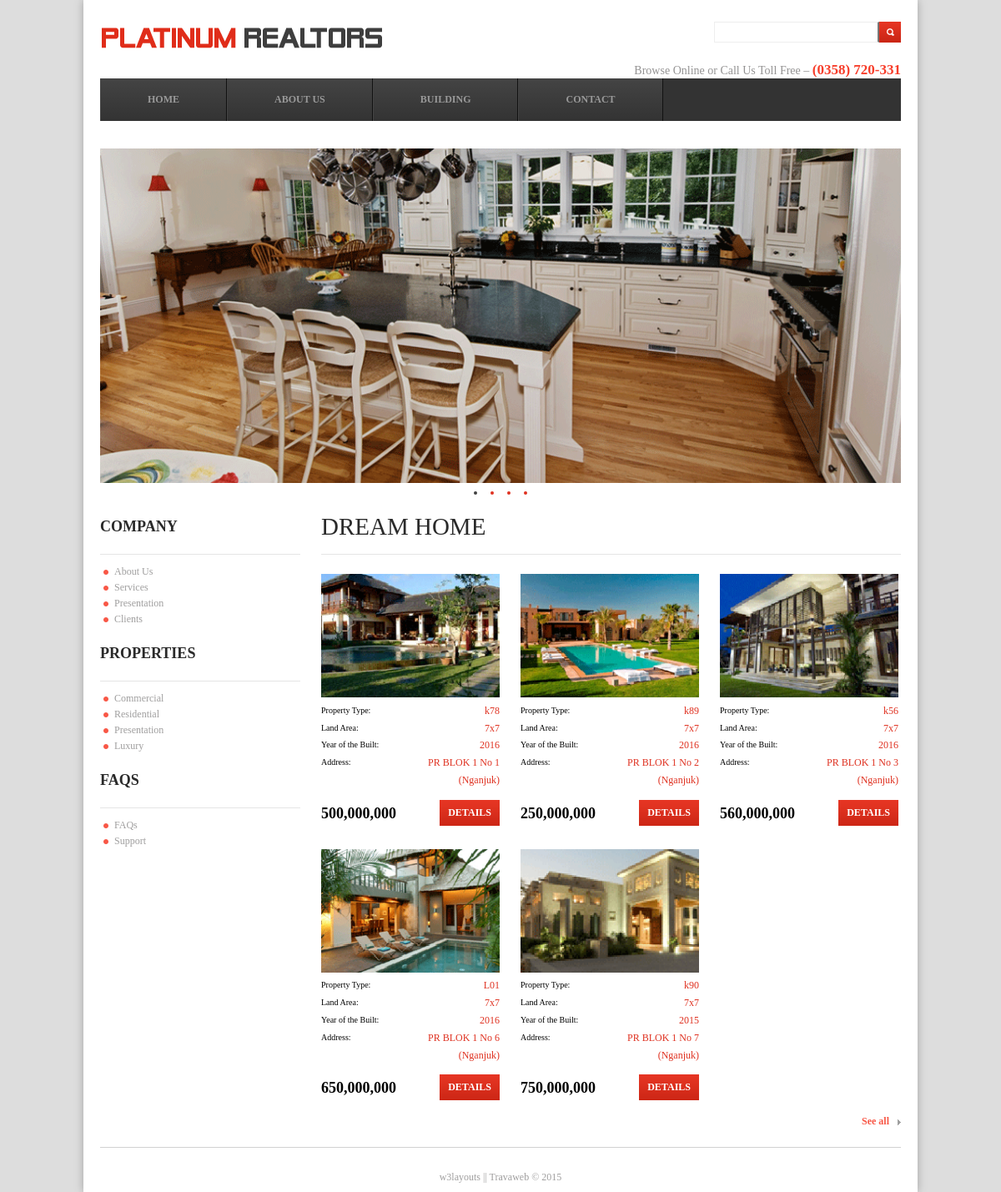
Page /halaman.php?read=home on the committed database.
### tables this page shows
CREATE TABLE IF NOT EXISTS `posting` (
  `id_posting` int(11) NOT NULL AUTO_INCREMENT,
  `email` varchar(122) NOT NULL,
  `judul` varchar(122) NOT NULL,
  `judul_seo` varchar(122) NOT NULL,
  `isi_posting` text NOT NULL,
  `id_kategori` int(11) NOT NULL,
  `lihat` int(11) NOT NULL,
  `tanggal` date NOT NULL,
  `gambar` varchar(1222) NOT NULL,
  `alamat` varchar(122) NOT NULL,
  `luas` varchar(1222) NOT NULL,
  `harga` varchar(122) NOT NULL,
  `tahun` varchar(122) NOT NULL,
  PRIMARY KEY (`id_posting`)
);

### web/home/home.php (the view, shortened to what this page needs)
<div class="gallery">
					<h4>Dream Home</h4>
					<?php
					$style=0;
					$d=mysql_query("select * from posting where id_kategori='2' order by id_posting desc limit 9");
					while ($r=mysql_fetch_array($d))
					{
					$harga=number_format($r[harga]);
					if ($style == 0 )
					{
					$style=1;
					}
					elseif ($style == 1 )
					{
					$style=2;
					}
					elseif ($style == 2 )
					{
					$style=3;
					}
					elseif ($style == 3 )
					{
					$style=1;
					}
					else
					{
					$style=0;
					}
					?>
					<div <?php if ($style == 2 ) { ?> style="margin:0px 25px;margin-top: 10px;" <?php } ?> class="grid">
						<img src="../gambar/<?php echo "$r[gambar]";?>" title="img1"/>
						<ul>
							<li><p>Property Type:</p>
							<a href="#"><?php echo $r[judul] ?></a></li>
							<li><p>Land Area:</p>
							<a href="#"><?php echo $r[luas] ?></a></li>
							<li><p>Year of the Built:</p>
							<a href="#"><?php echo $r[tahun] ?></a></li>
							<li><p>Address:</p>
							<a href="#"><?php echo $r[alamat] ?></a></li>
						</ul>
						<div class="price">
							<h3> <?php echo $harga ?></h3>
							<a href="halaman.php?read=<?php echo $r[judul_seo] ?>">Details</a>
						</div>
					</div>
		<?php
					}
		?>
					<div class="all">
						<a href="#">See all</a>
					</div>
				</div>

### web/halaman.php (shortened to what this page needs)
<!DOCTYPE HTML>
<html>
<head>
<link href="css/style.css" rel="stylesheet" type="text/css"  media="all" />
	</head>
	<body>
		<div class="wrap">
			<div class="header">
				<div class="logo">
					<a href="#"><img src="images/logo.png" title="logo"/></a>
				</div>
				<div class="search-form">
					<input type="text">
					<input type="submit" value="">
				</div>
				<div class="info">
					<p>Browse Online or Call Us Toll Free – <span>(0358) 720-331</span></p>
				</div>
					<?php
					include "menu/menu.php";
					?>
				<div class="slider">
					<div class="blueberry">
				      <ul class="slides">
				        <li><img src="images/slider3.png" title="slider1"/ ></li>
				       </ul>
				    </div>
			   <?php
			   include "left/left.php";
			   if ($_GET[read] == 'home')
			   {
			   include "home/home.php";
			   }
			   elseif ($_GET[read] == 'contact' )
			   {
			   include "kontak/kontak.php";
			   }
			   else
			   {
			   include "view/view.php";
			   }
			   ?>
	</div>
	<div class="hr">
	</div>
	<div class="copy-right">
			<p><a href="#">w3layouts || Travaweb </a> © 2015  </p>
		</div>
	<div class="clear"> </div></div>
</body>
</html>

### web/menu/menu.php (shortened to what this page needs)
<div class="menu-main">
						<div class="menu">
							<ul>
					    		<li><a href="halaman.php?read=home">Home</a></li>
					            <li><a href="halaman.php?read=about-us">About US</a></li>
					            <li><a href="halaman.php?read=building">Building</a></li>
					            <li><a href="halaman.php?read=contact">Contact</a></li>
					        </ul>
						</div>
</div>

### web/left/left.php
<div class="content">
				<div class="side-bar footer-grid">
					<h4>Company</h4>
					<li><a href="halaman.php?read=about-us">About Us</a></li>
					<li><a href="halaman.php?read=services">Services</a></li>
					<li><a href="halaman.php?read=presentation">Presentation</a></li>
					<li><a href="halaman.php?read=client">Clients</a></li>
					<h4>Properties</h4>
					<li><a href="halaman.php?read=commercial">Commercial</a></li>
					<li><a href="halaman.php?read=residential">Residential</a></li>
					<li><a href="halaman.php?read=presentation">Presentation</a></li>
					<li><a href="halaman.php?read=luxury">Luxury</a></li>
					<h4>FAQs</h4>
					<li><a href="halaman.php?read=faq">FAQs</a></li>
					<li><a href="halaman.php?read=suport">Support</a></li>
				</div>
				</div>
			</div>

### rows in the picture
posting: gambar (picture), judul "k78", luas "7x7", tahun "2016", alamat "PR BLOK 1 No 1 (Nganjuk)", harga "500,000,000"
posting: gambar (picture), judul "k89", luas "7x7", tahun "2016", alamat "PR BLOK 1 No 2 (Nganjuk)", harga "250,000,000"
posting: gambar (picture), judul "k56", luas "7x7", tahun "2016", alamat "PR BLOK 1 No 3 (Nganjuk)", harga "560,000,000"
posting: gambar (picture), judul "L01", luas "7x7", tahun "2016", alamat "PR BLOK 1 No 6 (Nganjuk)", harga "650,000,000"
posting: gambar (picture), judul "k90", luas "7x7", tahun "2015", alamat "PR BLOK 1 No 7 (Nganjuk)", harga "750,000,000"
